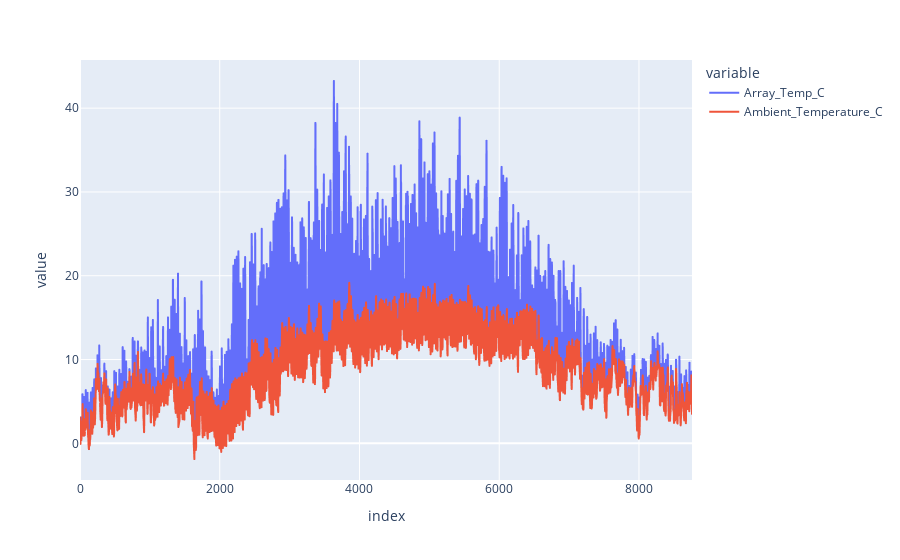

The notebook cell saved with this chart:
### Code cell
px.line(pv_model.models[0]["model_result"][["Array_Temp_C", "Ambient_Temperature_C"]])

### Figure 1 — Plotly figure (JSON) as saved in the notebook; plotly's stock layout.template omitted (floating-point values rounded to 4 significant figures; data arrays with more than 128 entries replaced by an {"elided": "..."} marker saying what was removed)
{"data": [{"hovertemplate": "variable=Array_Temp_C<br>index=%{x}<br>value=%{y}<extra></extra>", "legendgroup": "Array_Temp_C", "line": {"color": "#636efa", "dash": "solid"}, "marker": {"symbol": "circle"}, "mode": "lines", "name": "Array_Temp_C", "showlegend": true, "type": "scattergl", "x": {"elided": "8760 int values"}, "xaxis": "x", "y": {"elided": "8760 float values"}, "yaxis": "y"}, {"hovertemplate": "variable=Ambient_Temperature_C<br>index=%{x}<br>value=%{y}<extra></extra>", "legendgroup": "Ambient_Temperature_C", "line": {"color": "#EF553B", "dash": "solid"}, "marker": {"symbol": "circle"}, "mode": "lines", "name": "Ambient_Temperature_C", "showlegend": true, "type": "scattergl", "x": {"elided": "8760 int values"}, "xaxis": "x", "y": {"elided": "8760 float values"}, "yaxis": "y"}], "layout": {"legend": {"title": {"text": "variable"}, "tracegroupgap": 0}, "margin": {"t": 60}, "xaxis": {"anchor": "y", "domain": [0, 1], "title": {"text": "index"}}, "yaxis": {"anchor": "x", "domain": [0, 1], "title": {"text": "value"}}}}
